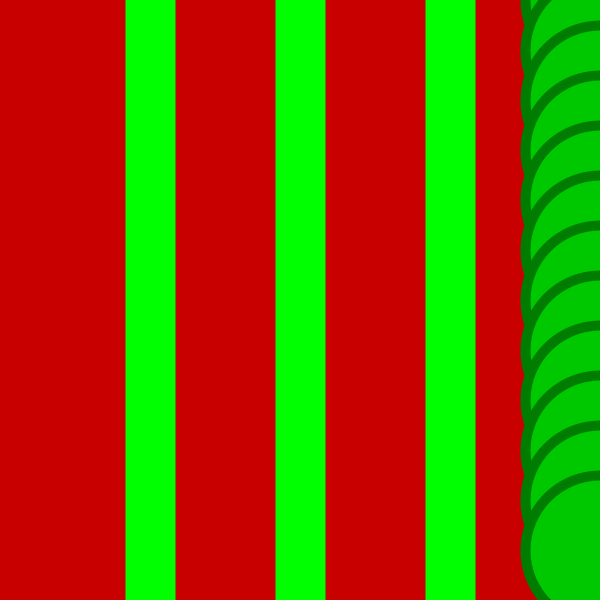
Frame 1 (no input)
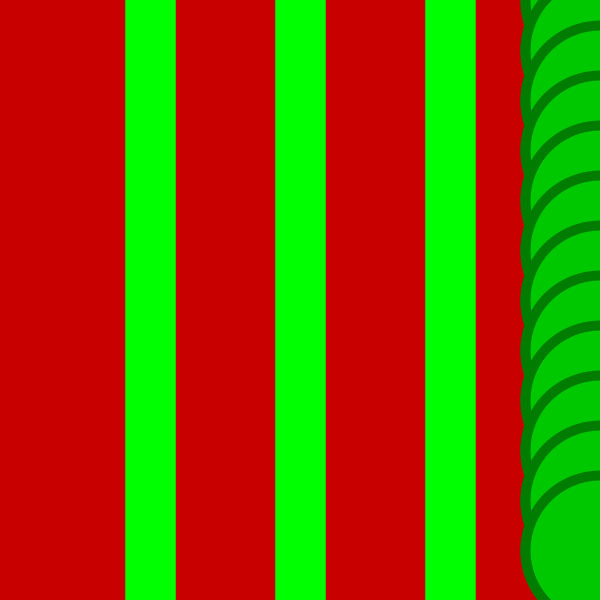
Frame 2 (the mouse pressed at the canvas centre, redrawn once)

The Processing sketch that drew these frames (run headless with seeded random() and noise(); the mouse was pressed at the canvas centre and the sketch redrawn once):

// Processing sketch: processing_58757
// ── processing_58757.pde

void setup () {

  size (600, 600);
  background (200, 0, 0);
  //noStroke();
  smooth(); 
  noLoop();
}

void draw () {

  //background (234, 0, 0);
  for (int y =0; y < height; y =y +50){

    fill (0, 200, 0); //preenche a forma, neste caso preenche a elipse com a cor a que corresponde este numero rgb, neste caso é a cor verde  
    strokeWeight (10);
    stroke (0,125,0);//cor do contorno também poderia ser em rgb 

    ellipse (width, y, 150,150);  
    
    //for (int x = 0; x < width; x = x + 150) {/* isto é um ciclo que começa num lugar x ,  */

    //noStroke();
    //ellipse (x , y, 150, 150);//os dois primeiros valores correspondem as coordenadas x e y respectivamente, as duas ultimas são a largura e altura
  
    
    }


  stroke(0, 255, 0);
  strokeWeight(50);
  line (width/2, 0, width/2, height);
  line (width/4, 0, width/4, height);
  line (width/2+width/4, 0, width/2+width/4, height);
}
